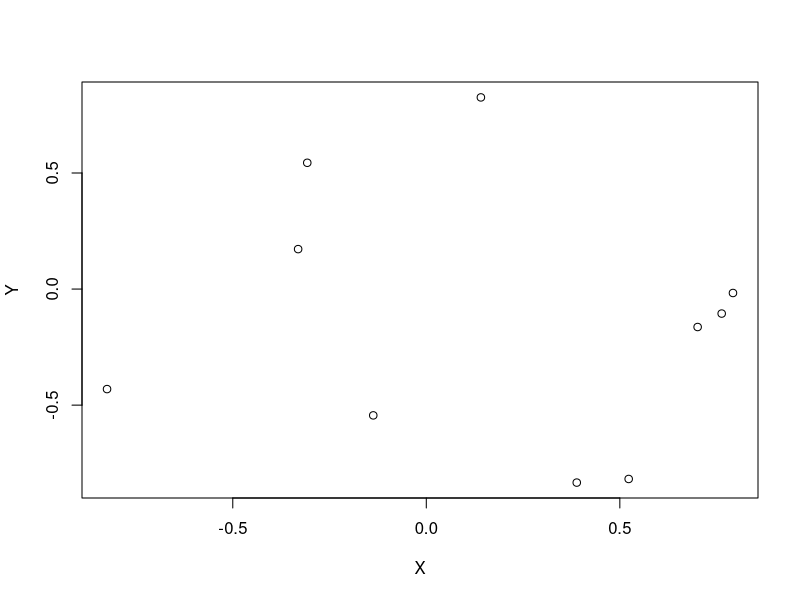
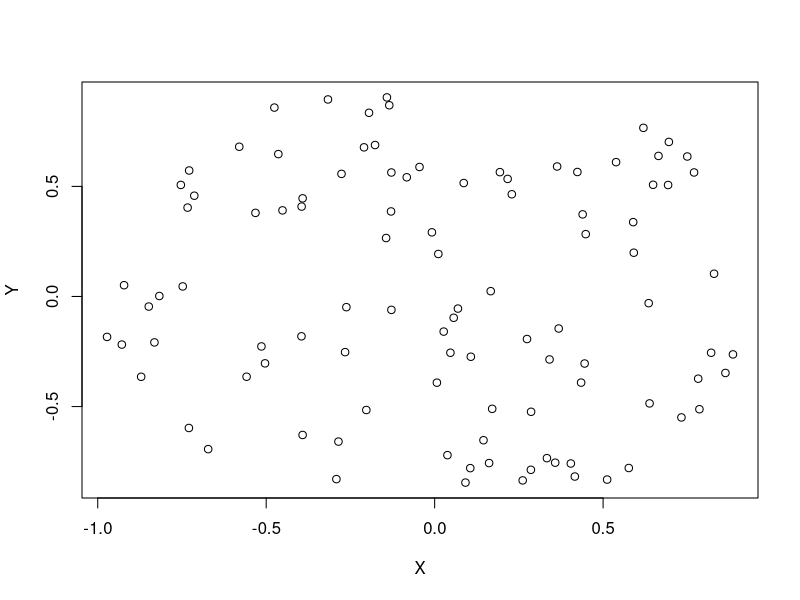
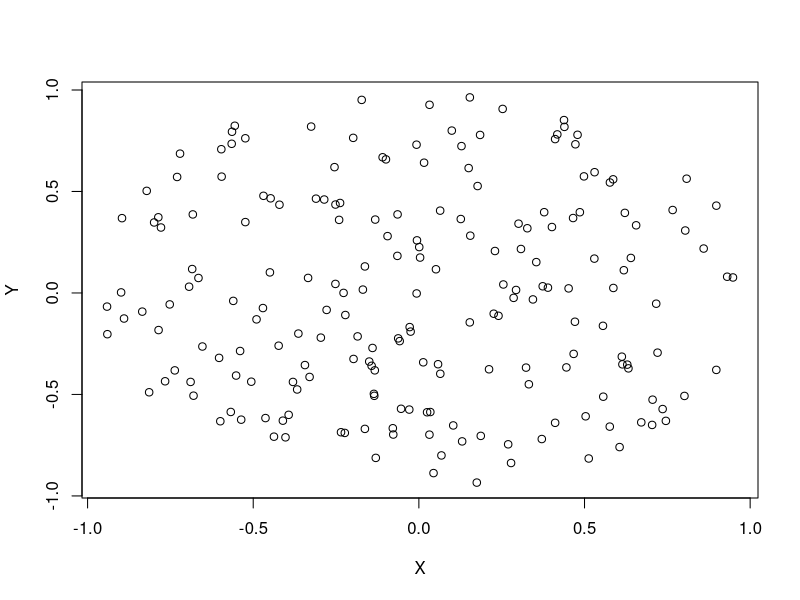
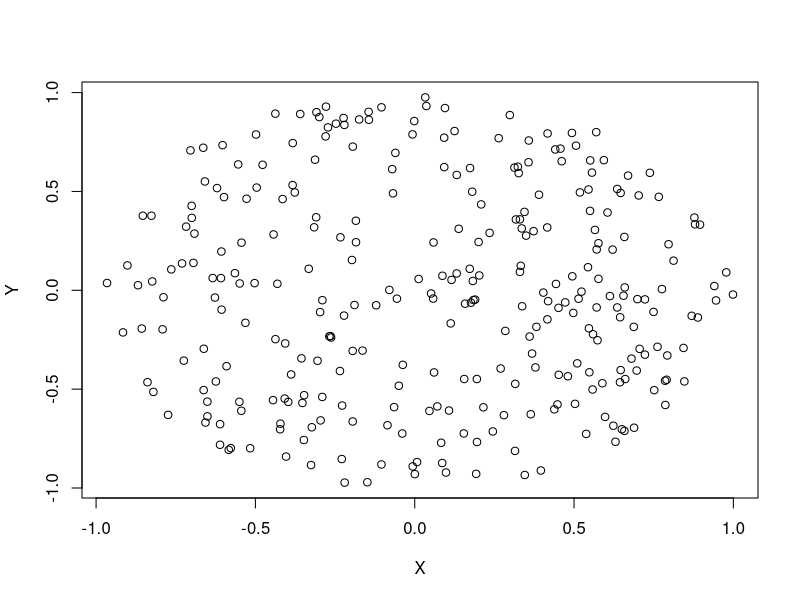
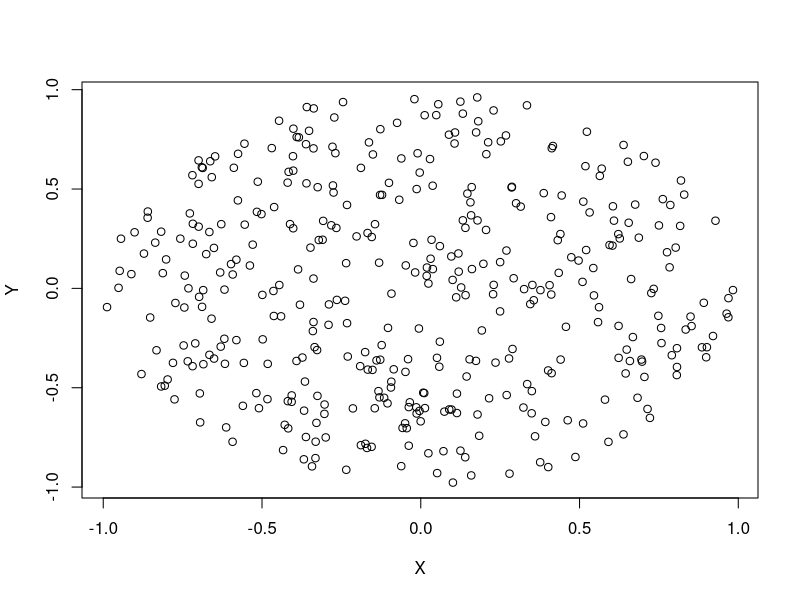
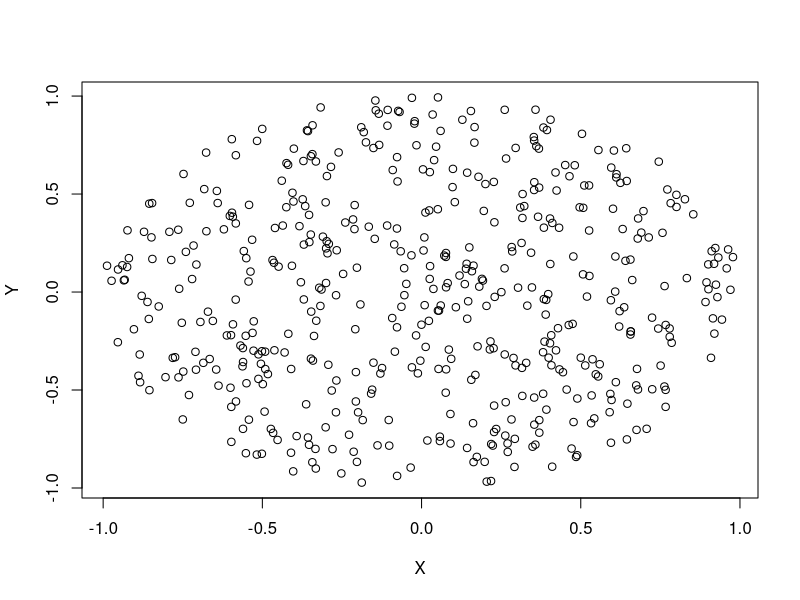
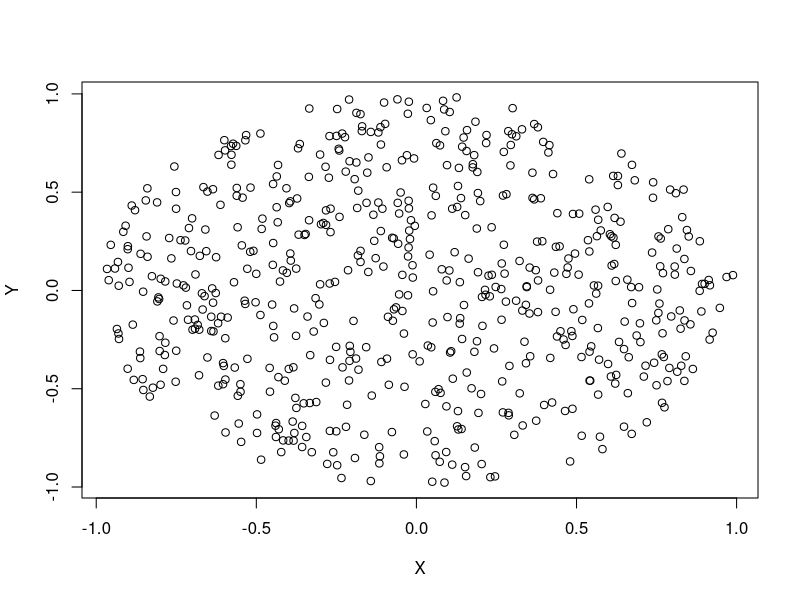
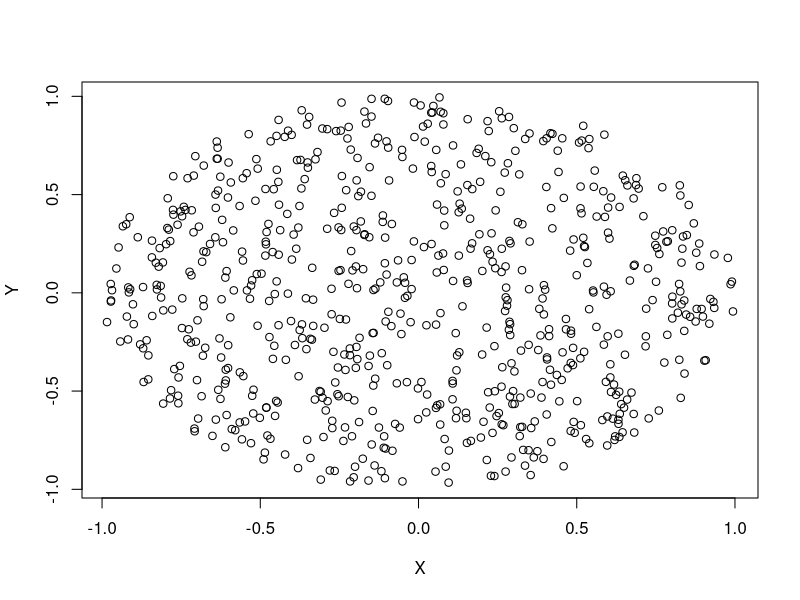

Source code (R) for these figures, in order:
library(spatstat)
#library(jsonlite)
library(rjson)
library(stringr)

tocke_krog <- function(n){
  k <- runifdisc(n)
  X <- k$x
  Y <- k$y
  plot(X,Y)
  json <- toJSON(list(X = X,Y = Y))#, indent = 1)
  write(json,str_glue("tocke_{n}_krog.json"))
  
}

set.seed(23)
tocke_krog(10)
for(i in seq(100,10000,100)){tocke_krog(i)}
